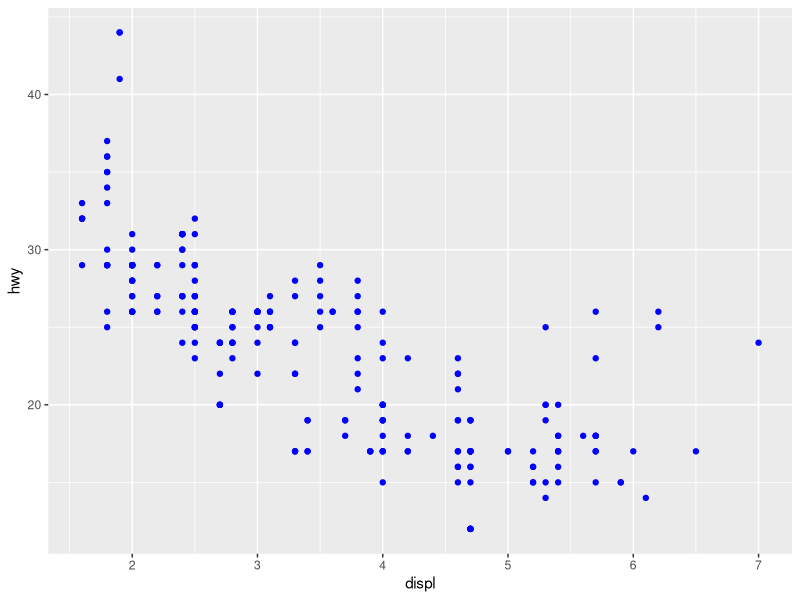
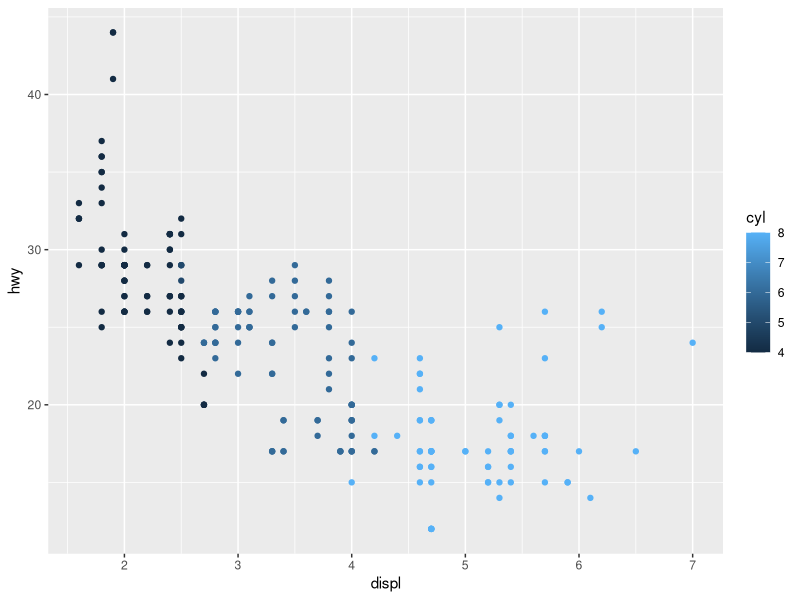
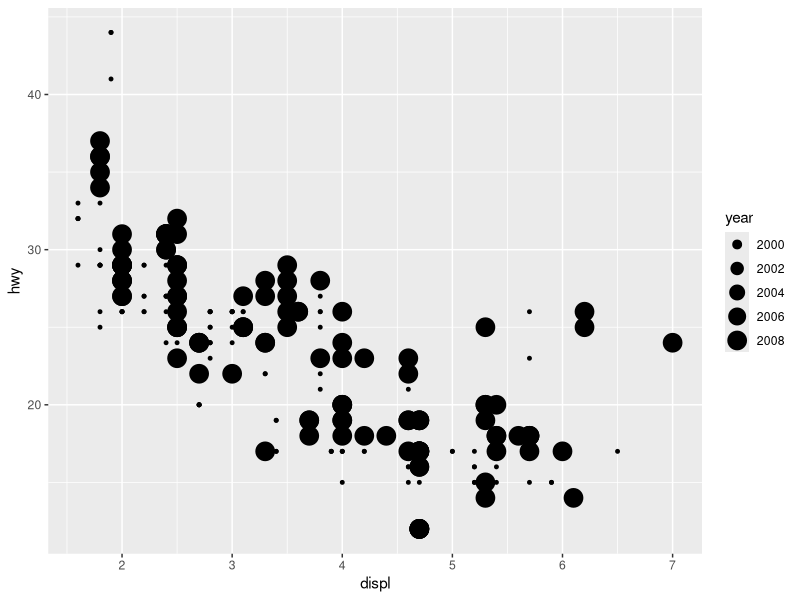
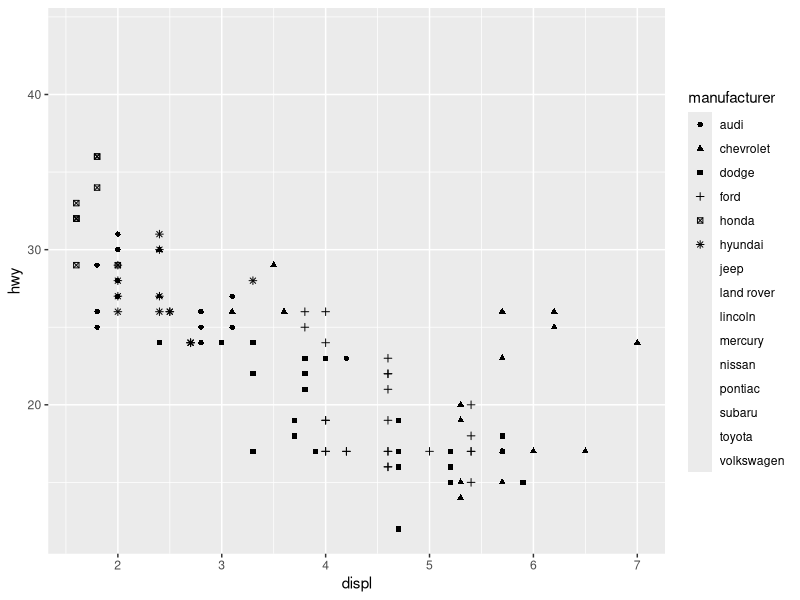
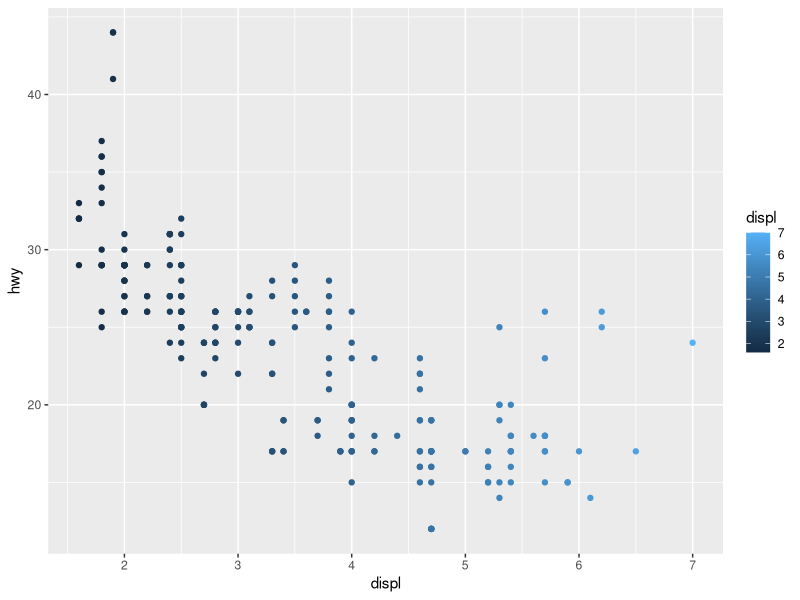
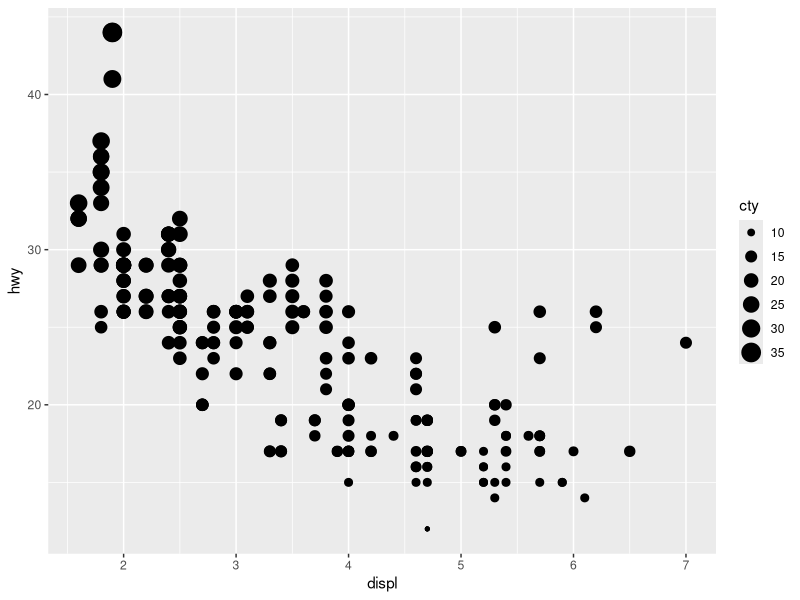

R code for these plots, in order: (Note: this script raises an error after producing the figures.)
# Exercises from the Book "R For Data Science" (Wickham, Grolemund)
# Chapter 03 - Exercise 01
# #GGplots #ContinuousVariables #CategoricalVariables #Aesthetics

# I'll do the exercises with the following layout
# The questions will have one hastag "#"
# My answer will have three hashtags "###"
# First I will copy thq question, then my answer and then add the code

### Loading needed packages -----
library(tidyverse)

# 1. What’s gone wrong with this code? 
#    Why are the points not blue? 
#    ggplot(data = mpg) + 
#     geom_point(mapping = aes(x = displ, y = hwy, color = "blue")
### Loading data to be able to run the plot
### This function was missing one closing parenthesis.
### color="blue" must be written outside of aes()
### aes() gathers the aesthetics of the mapping
### outside aes() it focusses geom_point, so it affects the points
data(mpg) 
View(mpg)
ggplot(data = mpg) + 
  geom_point(mapping = aes(x = displ, y = hwy), color = "blue")

# 2a) Which variables in mpg are categorical? 
#     Which variables are continuous? 
#     How can you see this information when you run mpg?
#     (Hint: type ?mpg to read the documentation for the dataset.) 
### Categorical Variables (manufacturer, model, year, cyl, trans, drv, fl, class)
###  - describe qualities
###  - belong to a finite set of categories
###  - often used to segment data
###  - e.g. gender, blood type, car color, etc.
### Continuous Variables (displ, cty, hwy)
###  - numeric with meaningful arithmetic
###  - can be fractiona/decimal
###  - usually come from measurements
###  - e.g. height, temperature, weight, time
### ?mpg introduces the unit of each variable, if existing
### If you see a unit, you can be quite sure that these are continuous variables
### Only years are not continuous variables in this context in my opinion 
### They are limited from ~98' to ~08' and used as categorical variables
?mpg

# 3. Map a continuous variable to color, size, and shape. 
#    How do these aesthetics behave differently for categorical versus contin‐ uous variables?
### It is quite interesting. Every numeric response is seen as a continuous variable by the system.
### Even though it's a very limited range of answers like for number of cylinders.
### The color and size arguments can work with categorical and continuous variables.
### Either they display the data grouped or they use gradients in sizing or coloring. 
### The shape= argument requires categoric data and gives errors, if the number of groups exceeds 6. 

### 3x Categorical Variables -----
ggplot(data = mpg) + 
  geom_point(mapping = aes(x = displ, y = hwy, color = cyl))
ggplot(data = mpg) + 
  geom_point(mapping = aes(x = displ, y = hwy, size = year))
ggplot(data = mpg) + 
  geom_point(mapping = aes(x = displ, y = hwy, shape = manufacturer))
### 3x Continuous Variables ----
ggplot(data = mpg) + 
  geom_point(mapping = aes(x = displ, y = hwy, color = displ))
ggplot(data = mpg) + 
  geom_point(mapping = aes(x = displ, y = hwy, size = cty))
ggplot(data = mpg) + 
  geom_point(mapping = aes(x = displ, y = hwy, shape = hwy))

# 4. What happens if you map the same variable to multiple aesthetics?
### It works perfectly and can improve the communication of the message.
### But it generates 2 legends. I would combine them. 
ggplot(data = mpg) + 
  geom_point(mapping = aes(x = displ, y = hwy, color = displ, size = displ))

# 5. What does the stroke aesthetic do? 
#    What shapes does it work with? 
#    (Hint: use ?geom_point.)
### The aesthetic stroke allows to set a fixed size for all points of the scatterplot
### It requires numeric arguments like 1, 2, 3, 4, 5
?geom_point
ggplot(data = mpg) + 
  geom_point(mapping = aes(x = displ, y = hwy), stroke = 1)

# 6. What happens if you map an aesthetic to something other than a variable name, like aes(color = displ < 5)?
### This is interesting! It recognised the conditions and adjusted the coloring to it.
### All points meeting the condition have an own color and TRUE written in the legend.
### All points not meeting the condition have an own color and FALSE written in the legend.
ggplot(data = mpg) + 
  geom_point(mapping = aes(x = displ, y = hwy, color = displ < 5))
